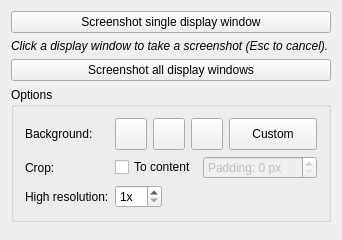
<?xml version="1.0" encoding="UTF-8"?>
<ui version="4.0">
 <class>QmitkScreenshotMakerControls</class>
 <widget class="QWidget" name="QmitkScreenshotMakerControls">
  <property name="geometry">
   <rect>
    <x>0</x>
    <y>0</y>
    <width>315</width>
    <height>240</height>
   </rect>
  </property>
  <property name="windowTitle">
   <string>ScreenshotMaker</string>
  </property>
  <layout class="QVBoxLayout" name="verticalLayout">
   <item>
    <widget class="QPushButton" name="btnScreenshotWindow">
     <property name="checkable">
      <bool>true</bool>
     </property>
     <property name="text">
      <string>Screenshot single display window</string>
     </property>
    </widget>
   </item>
   <item>
    <widget class="QLabel" name="labelPickHint">
     <property name="visible">
      <bool>false</bool>
     </property>
     <property name="font">
      <font>
       <italic>true</italic>
      </font>
     </property>
     <property name="wordWrap">
      <bool>true</bool>
     </property>
     <property name="text">
      <string>Click a display window to take a screenshot (Esc to cancel).</string>
     </property>
    </widget>
   </item>
   <item>
    <widget class="QPushButton" name="btnScreenshotAll">
     <property name="text">
      <string>Screenshot all display windows</string>
     </property>
    </widget>
   </item>
   <item>
    <widget class="QGroupBox" name="groupBoxOptions">
     <property name="title">
      <string>Options</string>
     </property>
     <layout class="QGridLayout" name="optionsLayout">
      <item row="0" column="0">
       <widget class="QLabel" name="labelBackground">
        <property name="text">
         <string>Background:</string>
        </property>
       </widget>
      </item>
      <item row="0" column="1">
       <layout class="QHBoxLayout" name="backgroundLayout">
        <item>
         <widget class="QPushButton" name="btnBgWhite">
          <property name="minimumSize">
           <size>
            <width>32</width>
            <height>32</height>
           </size>
          </property>
          <property name="maximumSize">
           <size>
            <width>32</width>
            <height>32</height>
           </size>
          </property>
          <property name="toolTip">
           <string>White background</string>
          </property>
          <property name="text">
           <string/>
          </property>
          <property name="checkable">
           <bool>true</bool>
          </property>
         </widget>
        </item>
        <item>
         <widget class="QPushButton" name="btnBgBlack">
          <property name="minimumSize">
           <size>
            <width>32</width>
            <height>32</height>
           </size>
          </property>
          <property name="maximumSize">
           <size>
            <width>32</width>
            <height>32</height>
           </size>
          </property>
          <property name="toolTip">
           <string>Black background</string>
          </property>
          <property name="text">
           <string/>
          </property>
          <property name="checkable">
           <bool>true</bool>
          </property>
         </widget>
        </item>
        <item>
         <widget class="QPushButton" name="btnBgTransparent">
          <property name="minimumSize">
           <size>
            <width>32</width>
            <height>32</height>
           </size>
          </property>
          <property name="maximumSize">
           <size>
            <width>32</width>
            <height>32</height>
           </size>
          </property>
          <property name="toolTip">
           <string>Transparent background</string>
          </property>
          <property name="text">
           <string/>
          </property>
          <property name="checkable">
           <bool>true</bool>
          </property>
         </widget>
        </item>
        <item>
         <widget class="QPushButton" name="btnBgCustom">
          <property name="minimumSize">
           <size>
            <width>0</width>
            <height>32</height>
           </size>
          </property>
          <property name="toolTip">
           <string>Custom background color</string>
          </property>
          <property name="text">
           <string>Custom</string>
          </property>
          <property name="checkable">
           <bool>true</bool>
          </property>
         </widget>
        </item>
       </layout>
      </item>
      <item row="0" column="2">
       <spacer name="optionsSpacer">
        <property name="orientation">
         <enum>Qt::Horizontal</enum>
        </property>
        <property name="sizeHint" stdset="0">
         <size>
          <width>0</width>
          <height>20</height>
         </size>
        </property>
       </spacer>
      </item>
      <item row="1" column="0">
       <widget class="QLabel" name="labelCrop">
        <property name="text">
         <string>Crop:</string>
        </property>
       </widget>
      </item>
      <item row="1" column="1">
       <layout class="QHBoxLayout" name="cropLayout">
        <item>
         <widget class="QCheckBox" name="checkCropToContent">
          <property name="sizePolicy">
           <sizepolicy hsizetype="Fixed" vsizetype="Fixed">
            <horstretch>0</horstretch>
            <verstretch>0</verstretch>
           </sizepolicy>
          </property>
          <property name="toolTip">
           <string>Cut the screenshot down to the part of the scene that is not background.</string>
          </property>
          <property name="text">
           <string>To content</string>
          </property>
         </widget>
        </item>
        <item>
         <widget class="QSpinBox" name="spinCropPadding">
          <property name="enabled">
           <bool>false</bool>
          </property>
          <property name="toolTip">
           <string>Background kept around the content, in pixels of the screenshot.</string>
          </property>
          <property name="prefix">
           <string>Padding: </string>
          </property>
          <property name="suffix">
           <string> px</string>
          </property>
          <property name="maximum">
           <number>500</number>
          </property>
         </widget>
        </item>
       </layout>
      </item>
      <item row="2" column="0">
       <widget class="QLabel" name="labelHighRes">
        <property name="text">
         <string>High resolution:</string>
        </property>
       </widget>
      </item>
      <item row="2" column="1" alignment="Qt::AlignLeft">
       <widget class="QSpinBox" name="m_MagFactor">
        <property name="minimum">
         <number>1</number>
        </property>
        <property name="maximum">
         <number>10</number>
        </property>
        <property name="value">
         <number>1</number>
        </property>
        <property name="suffix">
         <string>x</string>
        </property>
       </widget>
      </item>
     </layout>
    </widget>
   </item>
   <item>
    <spacer name="verticalSpacer">
     <property name="orientation">
      <enum>Qt::Vertical</enum>
     </property>
     <property name="sizeHint" stdset="0">
      <size>
       <width>20</width>
       <height>31</height>
      </size>
     </property>
    </spacer>
   </item>
  </layout>
 </widget>
 <layoutdefault spacing="6" margin="11"/>
 <resources/>
 <connections/>
</ui>
